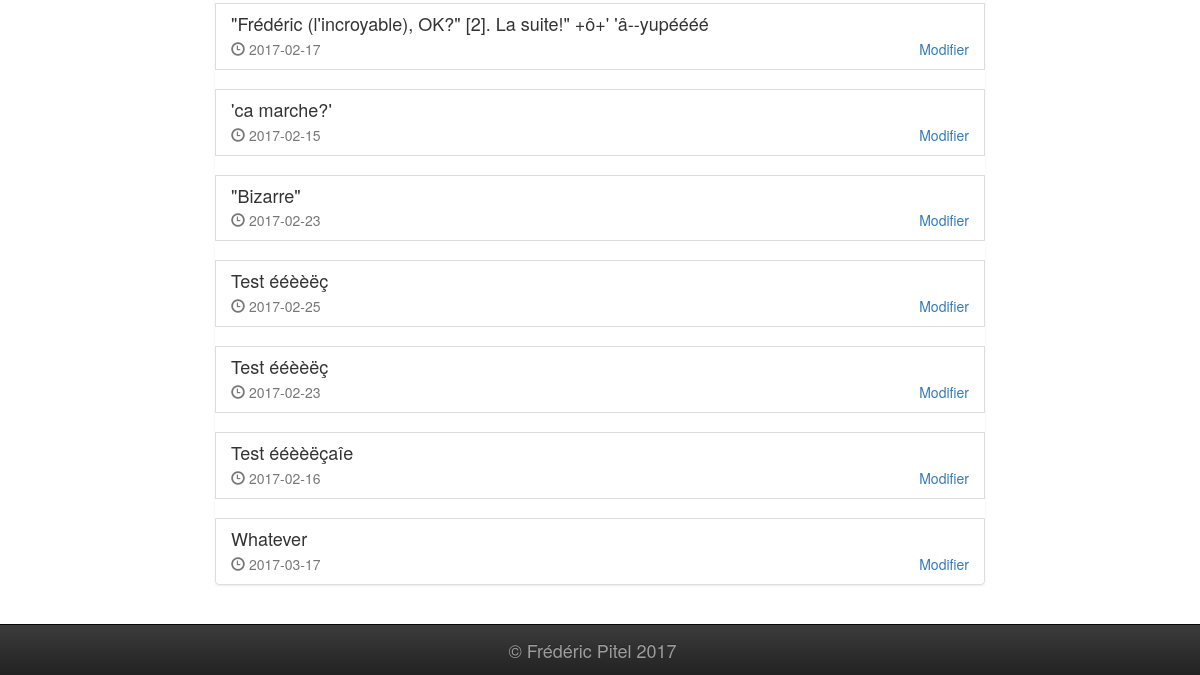
/admin (lower part), run on an earlier commit of the app's database.
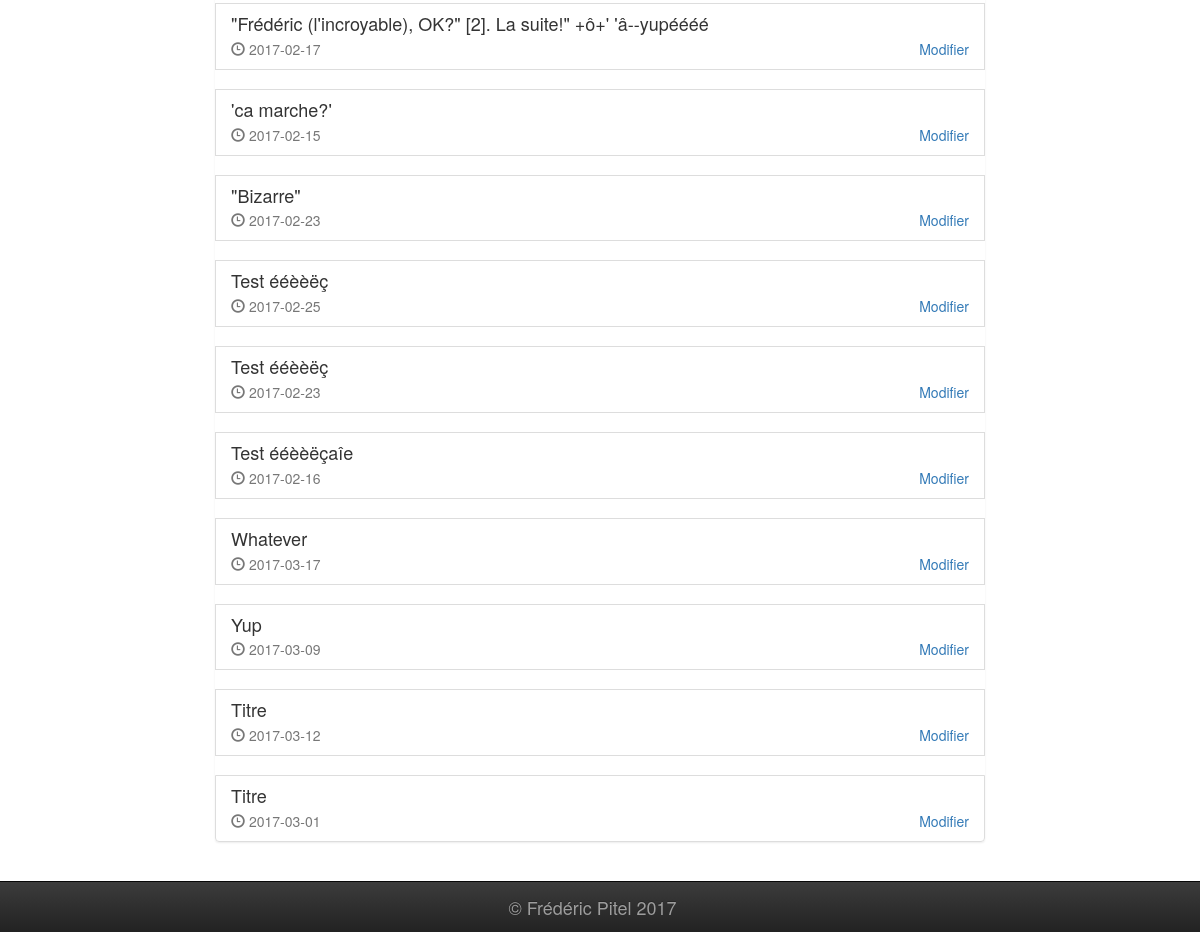
And on a later commit of the database.
### tables this page shows
CREATE TABLE article (
  id integer primary key,
  titre varchar(100),
  identifiant varchar(50),
  auteur varchar(100),
  date_publication text,
  paragraphe varchar(500)
);

### index.py (the view)
@app.route('/admin')
def admin():
    articles = get_db().get_all_articles()
    return render_template('admin.html',
                           articles=articles)

### database.py (called while the page is built)
    def get_connection(self):
        if self.connection is None:
            self.connection = sqlite3.connect(PATH_TO_DB)
        return self.connection

    def disconnect(self):
        if self.connection is not None:
            self.connection.close()

    def get_all_articles(self):
        cursor = self.get_connection().cursor()
        cursor.execute("SELECT * FROM article;")
        return [Article(row) for row in cursor.fetchall()]

### index.py (called while the page is built)
def get_db():
    db = getattr(g, '_database', None)
    if db is None:
        g._database = Database()
    return g._database

@app.teardown_appcontext
def close_connection(exception):
    db = getattr(g, '_database', None)
    if db is not None:
        db.disconnect()

### templates/admin.html (shortened to what this page needs)
{% extends "wrapper.html" %}
{% block content %}
    <br/>
    {% if not articles %}
        <h3>Aucun article.</h3>
    {% else %}
        <ul class="list-group">
            {% for article in articles %}
                <li class="list-group-item">
                    <h4 class="list-group-item-heading">{{ article.titre }}</h4>
                    <div class="row text-muted">
                        <div class="col-md-6"><span class="glyphicon glyphicon-time"></span> {{ article.date }}</div>
                        <a href="/modifier/{{ article.identifiant }}" class="col-md-6 text-right">Modifier</a>
                    </div>
                </li>
                {% if not loop.last %}
                    <br/>
                {% endif %}
            {% endfor %}
        </ul>
    {% endif %}
{% endblock %}

What changed in the data, as far as the page shows it:
added article: titre "Yup", date "2017-03-09"
added article: titre "Titre", date "2017-03-12"
added article: titre "Titre", date "2017-03-01"
